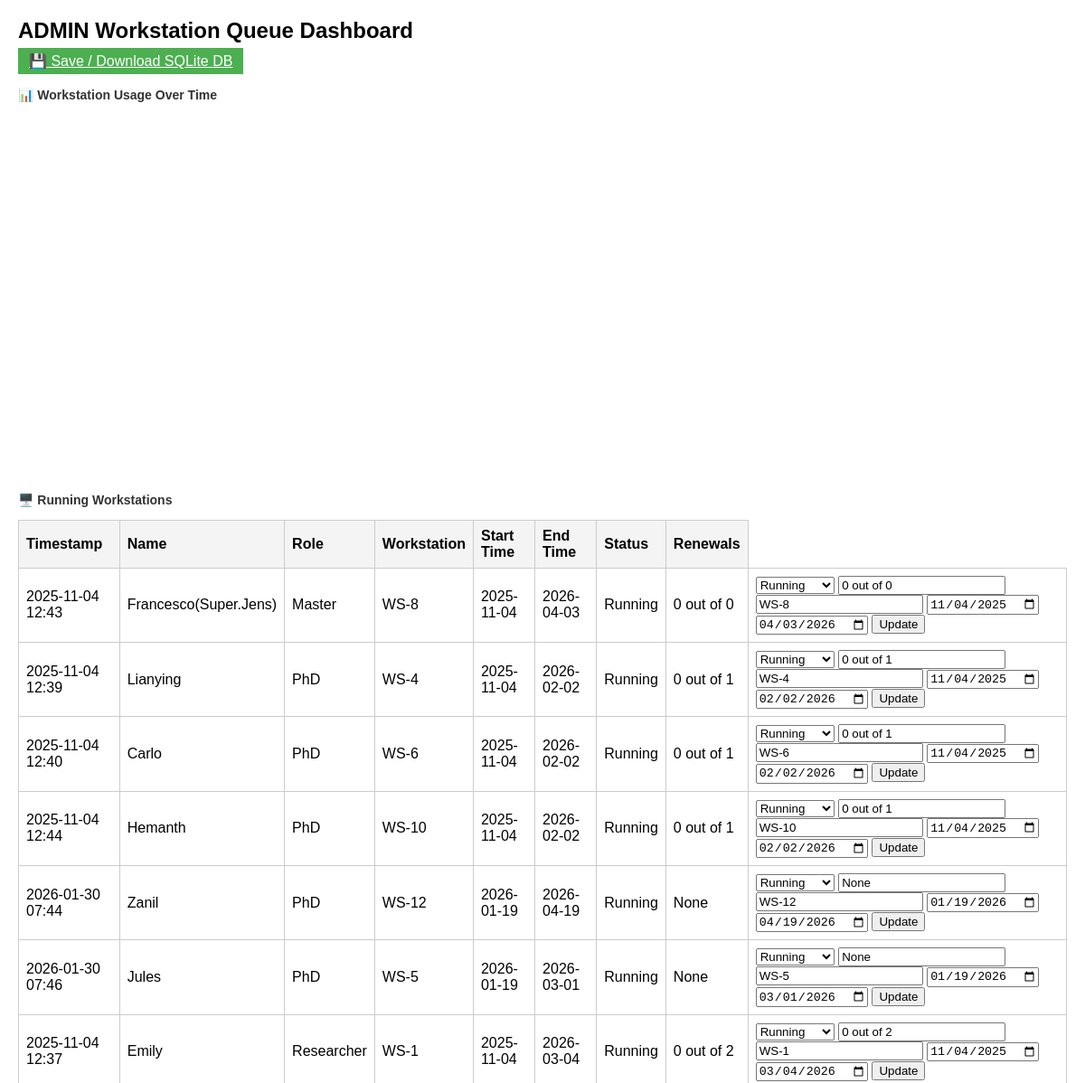
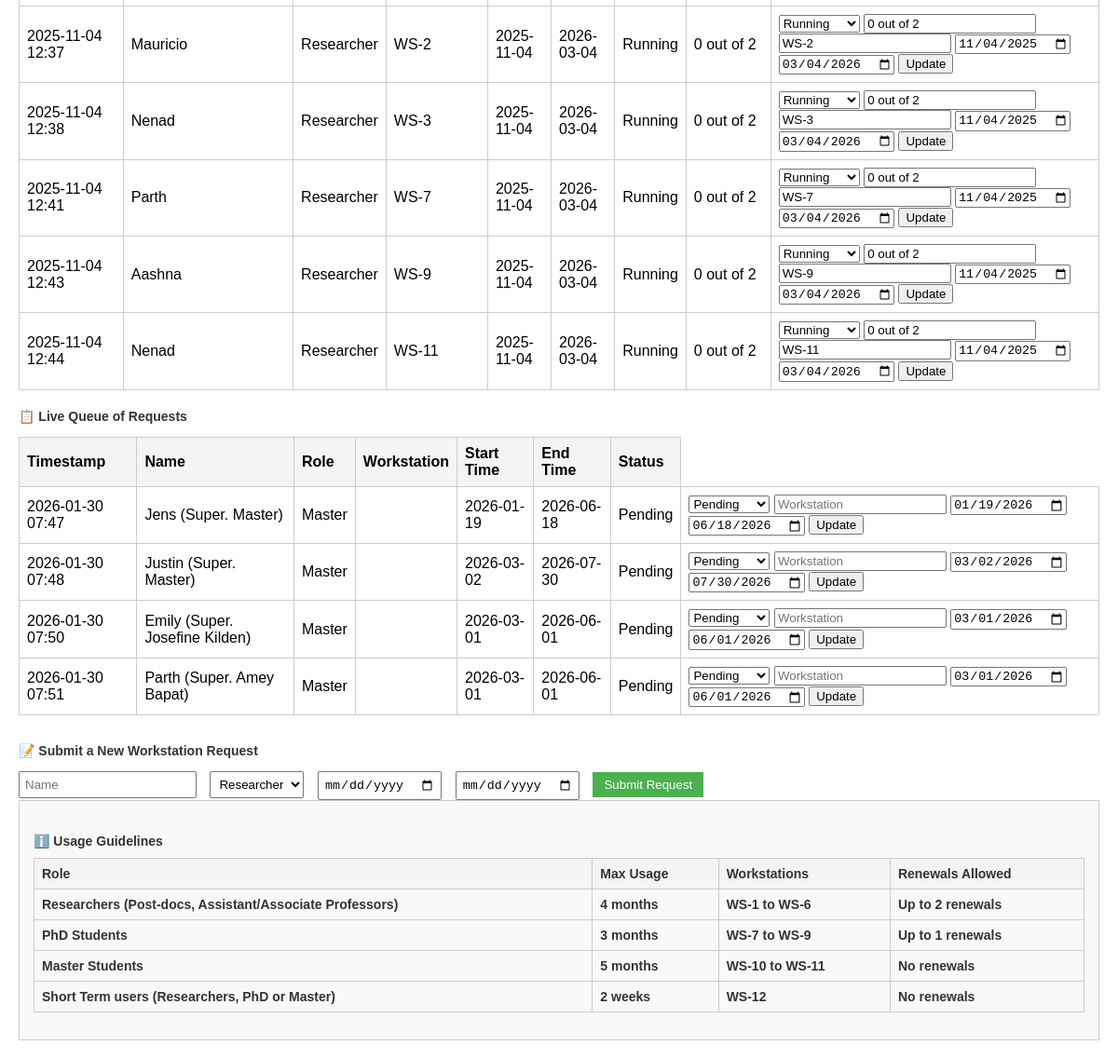
The page /admin (signed in) on the database its author committed (2 pictures, top to bottom).
### app.py (models this page shows)
class Request(db.Model):
    id = db.Column(db.Integer, primary_key=True)
    timestamp = db.Column(db.DateTime, default=datetime.utcnow)
    name = db.Column(db.String(100))
    role = db.Column(db.String(50))
    start_time = db.Column(db.String(50))
    end_time = db.Column(db.String(50))
    status = db.Column(db.String(50), default="Pending")
    workstation = db.Column(db.String(50))
    renewals = db.Column(db.Integer)

### app.py (the view)
@app.route('/admin')
@login_required
def admin_dashboard():
    print("Is user authenticated?", current_user.is_authenticated)
    print("Current user role:", current_user.role)
    if current_user.role != 'admin':
        return redirect(url_for('dashboard'))
    requests = Request.query.order_by(Request.timestamp.desc()).all()
    running_requests = (Request.query.filter_by(status='Running').order_by(Request.role.asc(),Request.timestamp.asc()).all())
    pending_requests = (Request.query.filter_by(status='Pending').order_by(Request.role.asc(),Request.timestamp.asc()).all())
    chart_data = []
    for req in requests:
        if req.status == 'Running':
            chart_data.append({
                "name": req.name or "",
                "workstation": req.workstation or "",
                "start": str(req.start_time),
                "end": str(req.end_time),
                "renewals": req.renewals or "",
                "color": "blue" if req.role == "PhD" else "orange" if req.role == "Master" else "green"
            })
    return render_template('admin_dashboard.html', requests=pending_requests , running_requests=running_requests,  chart_data=chart_data)

### app.py (called while the page is built)
@login_manager.user_loader
def load_user(user_id):
    return User.query.get(int(user_id))

### templates/admin_dashboard.html (shortened to what this page needs)
<!DOCTYPE html>
<html lang="en">
<head>
</head>
<body>
    <h1>ADMIN Workstation Queue Dashboard</h1>
    {% if current_user.is_authenticated and current_user.role == 'admin' %}
      <div style="margin: 10px 0;">
        <a class="submit-btn" href="{{ url_for('download_sqlite') }}">💾 Save / Download SQLite DB</a>
      </div>
    {% endif %}
    <h2>📊 Workstation Usage Over Time</h2>
    <div id="usageChart" style="width:100%;height:400px;"></div>
<h3>🖥️ Running Workstations</h3>
    <table>
        <tr><th>Timestamp</th><th>Name</th><th>Role</th><th>Workstation</th><th>Start Time</th><th>End Time</th><th>Status</th><th>Renewals</th></tr>
        {% for req in running_requests %}
        <tr>
            <td>{{ req.timestamp.strftime('%Y-%m-%d %H:%M') }}</td>
            <td>{{ req.name }}</td>
            <td>{{ req.role }}</td>
            <td>{{ req.workstation }}</td>
            <td>{{ req.start_time }}</td>
            <td>{{ req.end_time }}</td>
            <td>{{ req.status }}</td>
            <td>{{ req.renewals }}</td>
            <td>
               <form method="POST" action="/update_status/{{ req.id }}">
                                <select name="status">
                                    <option value="Running" {% if req.status == 'Running' %}selected{% endif %}>Running</option>
                                </select>
                                <input type="text" name="renewals" placeholder="Renewals" value="{{ req.renewals }}">
                                <input type="text" name="workstation" placeholder="Workstation" value="{{ req.workstation or '' }}">
                                <input type="date" name="start_time" placeholder="StartTime" value="{{ req.start_time }}">
                                <input type="date" name="end_time" placeholder="EndTime" value="{{ req.end_time }}">
                                <button type="submit">Update</button>
                </form>
            </td>
        </tr>
        {% endfor %}
    </table>
<h3>📋 Live Queue of Requests</h3>
<table>
<tr>
<th>Timestamp</th>
<th>Name</th>
<th>Role</th>
<th>Workstation</th>
<th>Start Time</th>
<th>End Time</th>
<th>Status</th>
</tr>
        {% for req in requests %}
        <tr>
            <td>{{ req.timestamp.strftime('%Y-%m-%d %H:%M') }}</td>
            <td>{{ req.name }}</td>
            <td>{{ req.role }}</td>
            <td>{{ req.workstation or '' }}</td>
            <td>{{ req.start_time }}</td>
            <td>{{ req.end_time }}</td>
            <td>{{ req.status }}</td>
            <td>
                <form method="POST" action="/update_status/{{ req.id }}">
                    <select name="status">
                        <option value="Pending" {% if req.status == 'Pending' %}selected{% endif %}>Pending</option>
                    </select>
                    <input type="text" name="workstation" placeholder="Workstation" value="{{ req.workstation or '' }}">
                    <input type="date" name="start_time" placeholder="StartTime" value="{{ req.start_time }}">
                    <input type="date" name="end_time" placeholder="EndTime" value="{{ req.end_time }}">
                    <button type="submit">Update</button>
                </form>
            </td>
        </tr>
        {% endfor %}
    </table>
<div class="form-section">
<h3>📝 Submit a New Workstation Request</h3>
<form id="requestForm">
<input name="name" placeholder="Name" required="" type="text"/>
<select name="role">
<option value="Researcher">Researcher</option>
</select>
<input name="startTime" required="" type="date"/>
<input name="endTime" required="" type="date"/>
<button class="submit-btn" type="submit">Submit Request</button>
</form>
</div>
<div style="background-color:#f9f9f9; padding:15px; border:1px solid #ccc; margin-bottom:20px;">
<h3>ℹ️ Usage Guidelines
<table border="1" style="width:100%; margin-top:10px; border-collapse:collapse;">
<thead>
<tr style="background-color:#f2f2f2;">
<th>Role</th>
<th>Max Usage</th>
<th>Workstations</th>
<th>Renewals Allowed</th>
</tr>
</thead>
<tbody>
<tr>
<td>Researchers (Post-docs, Assistant/Associate Professors)</td>
<td>4 months</td>
<td>WS-1 to WS-6</td>
<td>Up to 2 renewals</td>
</tr>
<tr>
<td>PhD Students</td>
<td>3 months</td>
<td>WS-7 to WS-9</td>
<td>Up to 1 renewals</td>
</tr>
<tr>
<td>Master Students</td>
<td>5 months</td>
<td>WS-10 to WS-11</td>
<td>No renewals</td>
</tr>
<tr>
<td>Short Term users (Researchers, PhD or Master)</td>
<td>2 weeks</td>
<td>WS-12</td>
<td>No renewals</td>
</tr>
</tbody>
</table>
</h3>
</body>
</html>

### templates/admin_dashboard.html (style rules this page uses)
body { font-family: Arial, sans-serif; margin: 20px; }
h1 { font-size: 24px; margin-bottom: 10px; }
h2, h3 { font-size: 14px; margin-top: 20px; color: #333; }
table { width: 100%; border-collapse: collapse; margin-top: 10px; }
th, td { border: 1px solid #ccc; padding: 8px; text-align: left; }
th { background-color: #f4f4f4; }
.form-section { margin-top: 30px; }
.form-section input, .form-section select { margin-right: 10px; padding: 5px; }
.submit-btn { padding: 6px 12px; background-color: #4CAF50; color: white; border: none; cursor: pointer; }

### rows shown on the page
Request: timestamp "2025-11-04 12:43", name "Francesco(Super.Jens)", role "Master", workstation "WS-8", start_time "2025-11-04", end_time "2026-04-03", status "Running", renewals "0 out of 0", start_time "11/04/2025", end_time "04/03/2026"
Request: timestamp "2025-11-04 12:39", name "Lianying", role "PhD", workstation "WS-4", start_time "2025-11-04", end_time "2026-02-02", status "Running", renewals "0 out of 1", start_time "11/04/2025", end_time "02/02/2026"
Request: timestamp "2025-11-04 12:40", name "Carlo", role "PhD", workstation "WS-6", start_time "2025-11-04", end_time "2026-02-02", status "Running", renewals "0 out of 1", start_time "11/04/2025", end_time "02/02/2026"
Request: timestamp "2025-11-04 12:44", name "Hemanth", role "PhD", workstation "WS-10", start_time "2025-11-04", end_time "2026-02-02", status "Running", renewals "0 out of 1", start_time "11/04/2025", end_time "02/02/2026"
Request: timestamp "2026-01-30 07:44", name "Zanil", role "PhD", workstation "WS-12", start_time "2026-01-19", end_time "2026-04-19", status "Running", renewals "None", start_time "01/19/2026", end_time "04/19/2026"
Request: timestamp "2026-01-30 07:46", name "Jules", role "PhD", workstation "WS-5", start_time "2026-01-19", end_time "2026-03-01", status "Running", renewals "None", start_time "01/19/2026", end_time "03/01/2026"
Request: timestamp "2025-11-04 12:37", name "Emily", role "Researcher", workstation "WS-1", start_time "2025-11-04", end_time "2026-03-04", status "Running", renewals "0 out of 2", start_time "11/04/2025", end_time "03/04/2026"
Request: timestamp "2025-11-04 12:37", name "Mauricio", role "Researcher", workstation "WS-2", start_time "2025-11-04", end_time "2026-03-04", status "Running", renewals "0 out of 2", start_time "11/04/2025", end_time "03/04/2026"
Request: timestamp "2025-11-04 12:38", name "Nenad", role "Researcher", workstation "WS-3", start_time "2025-11-04", end_time "2026-03-04", status "Running", renewals "0 out of 2", start_time "11/04/2025", end_time "03/04/2026"
Request: timestamp "2025-11-04 12:41", name "Parth", role "Researcher", workstation "WS-7", start_time "2025-11-04", end_time "2026-03-04", status "Running", renewals "0 out of 2", start_time "11/04/2025", end_time "03/04/2026"
Request: timestamp "2025-11-04 12:43", name "Aashna", role "Researcher", workstation "WS-9", start_time "2025-11-04", end_time "2026-03-04", status "Running", renewals "0 out of 2", start_time "11/04/2025", end_time "03/04/2026"
Request: timestamp "2025-11-04 12:44", name "Nenad", role "Researcher", workstation "WS-11", start_time "2025-11-04", end_time "2026-03-04", status "Running", renewals "0 out of 2", start_time "11/04/2025", end_time "03/04/2026"
Request: timestamp "2026-01-30 07:47", name "Jens (Super. Master)", role "Master", start_time "2026-01-19", end_time "2026-06-18", status "Pending", start_time "01/19/2026", end_time "06/18/2026"
Request: timestamp "2026-01-30 07:48", name "Justin (Super. Master)", role "Master", start_time "2026-03-02", end_time "2026-07-30", status "Pending", start_time "03/02/2026", end_time "07/30/2026"
Request: timestamp "2026-01-30 07:50", name "Emily (Super. Josefine Kilden)", role "Master", start_time "2026-03-01", end_time "2026-06-01", status "Pending", start_time "03/01/2026", end_time "06/01/2026"
Request: timestamp "2026-01-30 07:51", name "Parth (Super. Amey Bapat)", role "Master", start_time "2026-03-01", end_time "2026-06-01", status "Pending", start_time "03/01/2026", end_time "06/01/2026"
